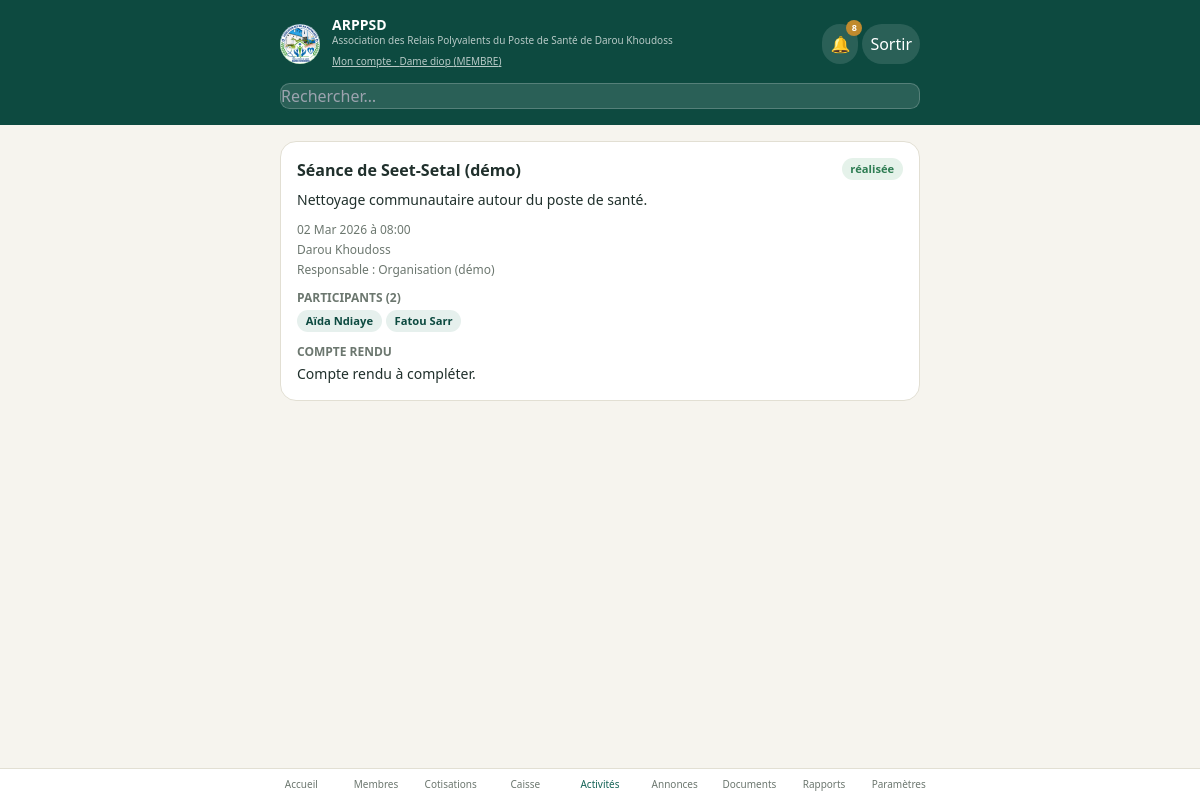
The app's page /activites/84a189eeb98f (signed in) with its own data.
### tables this page shows
CREATE TABLE setting (
    key TEXT PRIMARY KEY,
    value TEXT
);

CREATE TABLE member (
    id TEXT PRIMARY KEY,
    first_name TEXT NOT NULL,
    last_name TEXT NOT NULL,
    phone TEXT, address TEXT, fonction TEXT DEFAULT 'MEMBRE',
    member_code TEXT, join_date TEXT, status TEXT DEFAULT 'actif',
    notes TEXT, is_demo INTEGER DEFAULT 0, password_hash TEXT
);

CREATE TABLE activity (
    id TEXT PRIMARY KEY,
    title TEXT NOT NULL, description TEXT, date TEXT, time TEXT,
    location TEXT, responsable TEXT, status TEXT DEFAULT 'prévue',
    report TEXT, is_demo INTEGER DEFAULT 0
);

### app.py (the view)
@app.route("/activites/<aid>")
@login_required
def activity_detail(aid):
    a = db.get_activity(aid)
    return render_template("activity_detail.html", a=a)

### app.py (called while the page is built)
@app.after_request
def backup_db_after_write(response):
    if request.method == "POST" and response.status_code < 400 and gdrive.is_configured():
        try:
            gdrive.backup_db_file(db.DB_PATH)
        except Exception:
            pass
    return response

def get_permissions():
    return db.get_setting("permissions", DEFAULT_PERMISSIONS)

def current_user():
    uid = session.get("user_id")
    if not uid:
        return None
    m = db.get_member(uid)
    if not m or m.status != "actif":
        session.clear()
        return None
    return {"id": m.id, "name": m.full_name, "role": m.fonction}

def current_perms():
    user = current_user()
    if not user:
        return {}
    return get_permissions().get(user["role"], {})

def login_required(fn):
    @wraps(fn)
    def wrapper(*args, **kwargs):
        if not current_user():
            return redirect(url_for("login"))
        return fn(*args, **kwargs)
    return wrapper

@app.context_processor
def inject_globals():
    user = current_user()
    unread = db.count_unread_notifications(user["id"], user["role"]) if user else 0
    return dict(
        current_user=user,
        perms=current_perms(),
        org_name=db.get_setting("org_name", "Association des Relais Polyvalents du Poste de Santé de Darou Khoudoss"),
        org_acronym=db.get_setting("org_acronym", "ARPPSD"),
        MONTHS_FR=MONTHS_FR,
        unread_notifications=unread,
    )

### db.py (called while the page is built)
def get_db():
    if "db" not in g:
        g.db = sqlite3.connect(DB_PATH)
        g.db.row_factory = sqlite3.Row
        g.db.execute("PRAGMA foreign_keys = ON")
    return g.db

def _parse_date(value):
    if not value:
        return None
    return datetime.strptime(value, "%Y-%m-%d").date()

def row_to_member(r):
    if r is None:
        return None
    d = Row(dict(r))
    d.join_date = _parse_date(d.get("join_date"))
    d.full_name = f"{d.get('first_name','')} {d.get('last_name','')}"
    return d

def row_to_activity(r):
    if r is None:
        return None
    d = Row(dict(r))
    d.date = _parse_date(d.get("date"))
    return d

def get_setting(key, default=None):
    db = get_db()
    row = db.execute("SELECT value FROM setting WHERE key = ?", (key,)).fetchone()
    if row is None:
        return default
    try:
        return json.loads(row["value"])
    except (TypeError, ValueError):
        return row["value"]

    def __getattr__(self, key):
        try:
            return self[key]
        except KeyError:
            return None

### templates/activity_detail.html (shortened to what this page needs)
{% extends "base.html" %}
{% set active_nav = "activities" %}
{% block content %}
<div class="card">
  <div class="flex justify-between items-start mb-2">
    <h2 class="font-bold text-base">{{ a.title }}</h2>
    <span class="badge {{ 'badge-primary' if a.status=='prévue' else ('badge-warning' if a.status=='en cours' else ('badge-success' if a.status=='réalisée' else 'badge-danger')) }}">{{ a.status }}</span>
  </div>
  <p class="text-sm">{{ a.description }}</p>
  <div class="text-xs mt-3 space-y-1" style="color:var(--muted)">
    <div>{{ a.date.strftime('%d %b %Y') }} à {{ a.time or '—' }}</div>
    <div>{{ a.location or '—' }}</div>
    <div>Responsable : {{ a.responsable or '—' }}</div>
  </div>
  <div class="mt-3">
    <div class="text-xs font-semibold mb-1" style="color:var(--muted)">PARTICIPANTS ({{ a.participants|length }})</div>
    {% if not a.participants %}
      <p class="text-xs" style="color:var(--muted)">Aucun participant enregistré.</p>
    {% else %}
      <div class="flex flex-wrap gap-1">
        {% for m in a.participants %}
          <span class="badge badge-primary">{{ m.first_name }} {{ m.last_name }}</span>
        {% endfor %}
      </div>
    {% endif %}
  </div>
  {% if a.report %}
  <div class="mt-3">
    <div class="text-xs font-semibold mb-1" style="color:var(--muted)">COMPTE RENDU</div>
    <p class="text-sm">{{ a.report }}</p>
  </div>
  {% endif %}
</div>
{% endblock %}

### templates/base.html (shortened to what this page needs)
<!DOCTYPE html>
<html lang="fr">
<head>
  <script src="https://cdn.tailwindcss.com"></script>
</head>
<body class="min-h-screen flex flex-col">
  {% if current_user %}
  <div style="background: var(--primary-dark);" class="text-white">
    <div class="max-w-2xl mx-auto px-4 pt-4 pb-3 flex items-center justify-between">
      <div class="flex items-center gap-3">
        <img src="{{ url_for('static', filename='logo.jpg') }}" alt="Logo {{ org_acronym }}"
             class="w-10 h-10 rounded-full object-cover flex-shrink-0">
        <div>
          <div class="font-bold text-sm leading-tight">{{ org_acronym }}</div>
          <div class="text-[10px] opacity-70 leading-snug">{{ org_name }}</div>
          <a href="{{ url_for('my_account') }}" class="text-[10px] underline opacity-70">Mon compte · {{ current_user.name }} ({{ current_user.role }})</a>
        </div>
      </div>
      <div class="flex items-center gap-1 flex-shrink-0">
        <a href="{{ url_for('notifications') }}" class="p-2 rounded-full relative" style="background: rgba(255,255,255,.12);" aria-label="Notifications">
          🔔
          {% if unread_notifications %}
          <span class="absolute -top-1 -right-1 text-[9px] font-bold rounded-full w-4 h-4 flex items-center justify-center"
                style="background: var(--accent); color:#fff;">{{ unread_notifications if unread_notifications < 10 else '9+' }}</span>
          {% endif %}
        </a>
        <a href="{{ url_for('logout') }}" class="p-2 rounded-full" style="background: rgba(255,255,255,.12);">Sortir</a>
      </div>
    </div>
    <div class="max-w-2xl mx-auto px-4 pb-4">
      <form method="GET" action="{{ url_for('search') }}">
        <input name="q" placeholder="Rechercher…" value="{{ request.args.get('q', '') }}"
               style="background: rgba(255,255,255,.12); border:1px solid rgba(255,255,255,.2); color:#fff;">
      </form>
    </div>
  </div>
  {% endif %}
  <div class="flex-1 w-full max-w-2xl mx-auto px-4 pt-4 {% if current_user %}pb-28{% endif %}">
    {% block content %}{% endblock %}
  </div>
  {% if current_user %}
  <nav class="fixed bottom-0 left-0 right-0 flex" style="background: var(--surface); border-top:1px solid var(--border);">
    <div class="flex mx-auto max-w-2xl w-full overflow-x-auto">
      {% set nav_items = [
        ('dashboard', 'Accueil', url_for('dashboard')),
        ('members', 'Membres', url_for('members')),
        ('contributions', 'Cotisations', url_for('contributions')),
        ('caisse', 'Caisse', url_for('caisse')),
        ('activities', 'Activités', url_for('activities')),
        ('announcements', 'Annonces', url_for('announcements')),
        ('documents', 'Documents', url_for('documents')),
        ('reports', 'Rapports', url_for('reports')),
        ('settings', 'Paramètres', url_for('settings_view')),
      ] %}
      {% for key, label, href in nav_items %}
        <a href="{{ href }}" class="navlink flex flex-col items-center justify-center gap-0.5 py-2 flex-1 min-w-[64px] text-[10px] font-medium {% if active_nav == key %}active{% endif %}">
          {{ label }}
        </a>
      {% endfor %}
    </div>
  </nav>
  {% endif %}
</body>
</html>

### templates/base.html (style rules this page uses)
:root { --bg:#F6F4EE; --surface:#FFFFFF; --primary:#146356; --primary-dark:#0D4A40; --primary-light:#E6F0ED; --accent:#C08A2E; --accent-light:#F5EBD8; --ink:#20302C; --muted:#6C776F; --border:#E2DFD3; --danger:#B14A3D; --danger-light:#F7E9E6; --success:#2E7D53; --success-light:#E5F2EA; --warning:#B08628; --warning-light:#F5EEDA; }
body { background: var(--bg); color: var(--ink); font-family: ui-sans-serif, system-ui, sans-serif; }
.card { background: var(--surface); border: 1px solid var(--border); border-radius: 1rem; padding: 1rem; }
.badge { display:inline-flex; align-items:center; padding:.15rem .55rem; border-radius:9999px; font-size:.7rem; font-weight:600; }
.badge-success { background: var(--success-light); color: var(--success); }
.badge-primary { background: var(--primary-light); color: var(--primary-dark); }
input, select, textarea { width:100%; padding:.6rem .75rem; border-radius:.6rem; border:1px solid var(--border); background:#fff; font-size:.875rem; }
.navlink.active { color: var(--primary) !important; }
.navlink { color: var(--muted); }

### records on screen
setting: value "ARPPSD"
setting: value "Association des Relais Polyvalents du Poste de Santé de Darou Khoudoss"
member: role "MEMBRE"
activity: title "Séance de Seet-Setal (démo)", status "réalisée", description "Nettoyage communautaire autour du poste de santé.", date "02 Mar 2026", time "08:00", location "Darou Khoudoss", responsable "Organisation (démo)", report "Compte rendu à compléter."
member: first_name "Aïda", last_name "Ndiaye"
member: first_name "Fatou", last_name "Sarr"

### other values on screen
{{ current_user.name }} "Dame diop"
{{ unread_notifications if unread_notifications < 10 else '9+' }} "8"
{{ a.participants|length }} "2"
{{ label }} "Accueil" "Membres" "Cotisations" "Caisse" "Activités" "Annonces" "Documents" "Rapports" "Paramètres"
